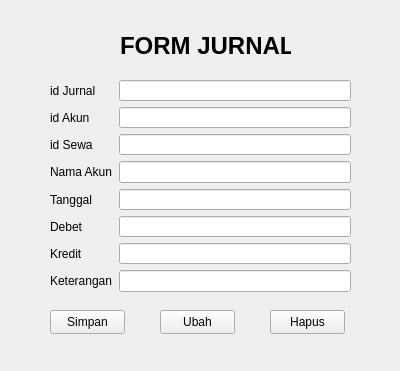
<?xml version="1.0" encoding="UTF-8"?>
<ui version="4.0">
 <class>Form</class>
 <widget class="QWidget" name="Form">
  <property name="geometry">
   <rect>
    <x>0</x>
    <y>0</y>
    <width>400</width>
    <height>371</height>
   </rect>
  </property>
  <property name="windowTitle">
   <string>Form</string>
  </property>
  <widget class="QPushButton" name="pushButton_2">
   <property name="geometry">
    <rect>
     <x>160</x>
     <y>310</y>
     <width>75</width>
     <height>24</height>
    </rect>
   </property>
   <property name="text">
    <string>Ubah</string>
   </property>
  </widget>
  <widget class="QPushButton" name="pushButton_3">
   <property name="geometry">
    <rect>
     <x>270</x>
     <y>310</y>
     <width>75</width>
     <height>24</height>
    </rect>
   </property>
   <property name="text">
    <string>Hapus</string>
   </property>
  </widget>
  <widget class="QLabel" name="label">
   <property name="geometry">
    <rect>
     <x>120</x>
     <y>30</y>
     <width>171</width>
     <height>31</height>
    </rect>
   </property>
   <property name="font">
    <font>
     <pointsize>18</pointsize>
     <bold>true</bold>
    </font>
   </property>
   <property name="text">
    <string>FORM JURNAL</string>
   </property>
  </widget>
  <widget class="QWidget" name="formLayoutWidget">
   <property name="geometry">
    <rect>
     <x>50</x>
     <y>80</y>
     <width>301</width>
     <height>212</height>
    </rect>
   </property>
   <layout class="QFormLayout" name="formLayout">
    <item row="0" column="0">
     <widget class="QLabel" name="id_userLabel">
      <property name="text">
       <string>id Jurnal</string>
      </property>
     </widget>
    </item>
    <item row="0" column="1">
     <widget class="QLineEdit" name="id_userLineEdit"/>
    </item>
    <item row="1" column="0">
     <widget class="QLabel" name="nm_userLabel">
      <property name="text">
       <string>id Akun</string>
      </property>
     </widget>
    </item>
    <item row="1" column="1">
     <widget class="QLineEdit" name="nm_userLineEdit"/>
    </item>
    <item row="2" column="0">
     <widget class="QLabel" name="passwordLabel">
      <property name="text">
       <string>id Sewa</string>
      </property>
     </widget>
    </item>
    <item row="2" column="1">
     <widget class="QLineEdit" name="passwordLineEdit"/>
    </item>
    <item row="3" column="0">
     <widget class="QLabel" name="emailLabel">
      <property name="text">
       <string>Nama Akun</string>
      </property>
     </widget>
    </item>
    <item row="3" column="1">
     <widget class="QLineEdit" name="emailLineEdit"/>
    </item>
    <item row="4" column="0">
     <widget class="QLabel" name="tanggalLabel">
      <property name="text">
       <string>Tanggal</string>
      </property>
     </widget>
    </item>
    <item row="4" column="1">
     <widget class="QLineEdit" name="tanggalLineEdit"/>
    </item>
    <item row="5" column="0">
     <widget class="QLabel" name="debetLabel">
      <property name="text">
       <string>Debet</string>
      </property>
     </widget>
    </item>
    <item row="5" column="1">
     <widget class="QLineEdit" name="debetLineEdit"/>
    </item>
    <item row="6" column="0">
     <widget class="QLabel" name="kredetLabel">
      <property name="text">
       <string>Kredit</string>
      </property>
     </widget>
    </item>
    <item row="6" column="1">
     <widget class="QLineEdit" name="kredetLineEdit"/>
    </item>
    <item row="7" column="0">
     <widget class="QLabel" name="keteranganLabel">
      <property name="text">
       <string>Keterangan</string>
      </property>
     </widget>
    </item>
    <item row="7" column="1">
     <widget class="QLineEdit" name="keteranganLineEdit"/>
    </item>
   </layout>
  </widget>
  <widget class="QPushButton" name="pushButton">
   <property name="geometry">
    <rect>
     <x>50</x>
     <y>310</y>
     <width>75</width>
     <height>24</height>
    </rect>
   </property>
   <property name="text">
    <string>Simpan</string>
   </property>
  </widget>
 </widget>
 <resources/>
 <connections/>
</ui>
